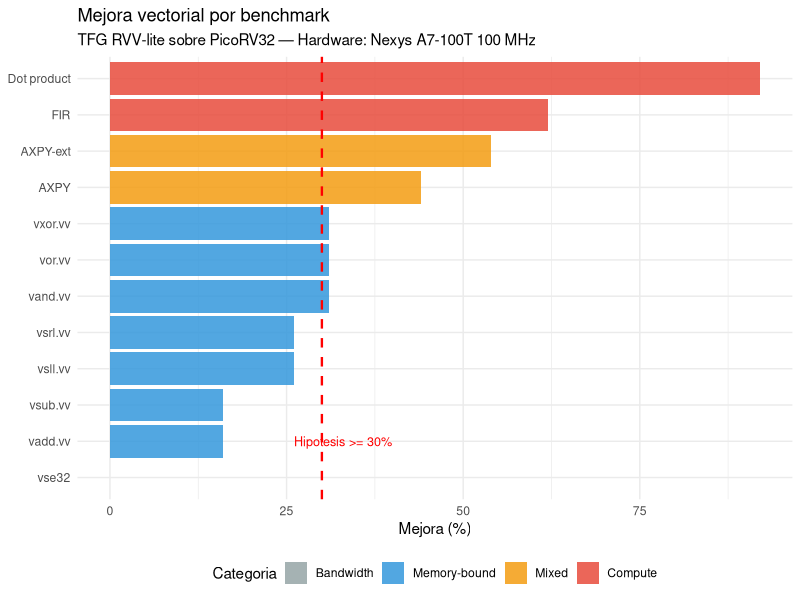
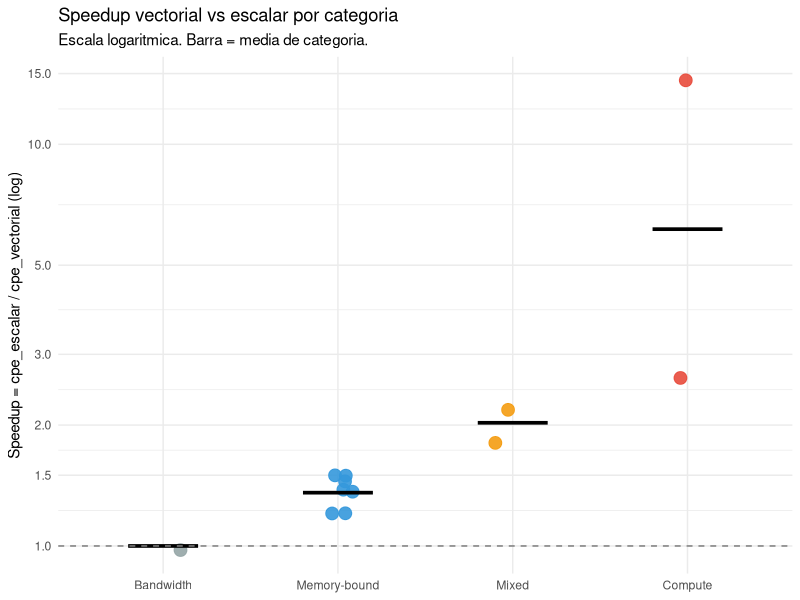
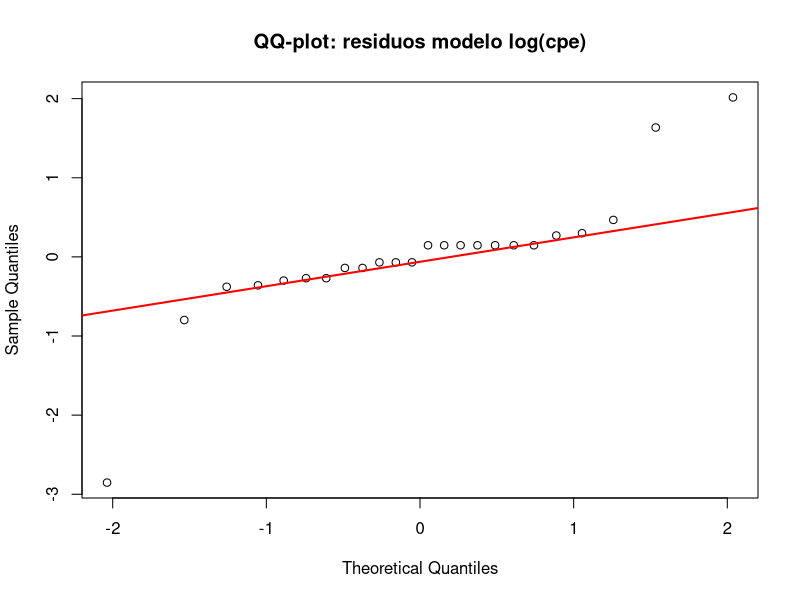
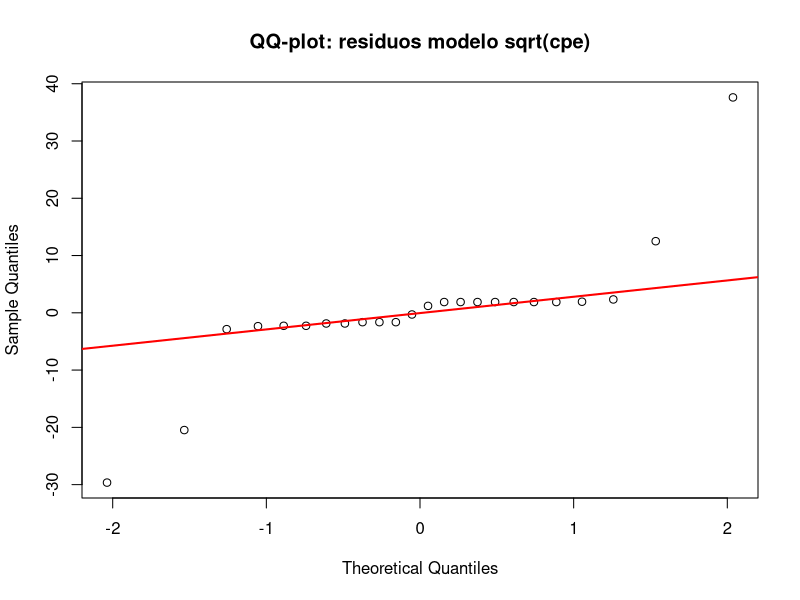
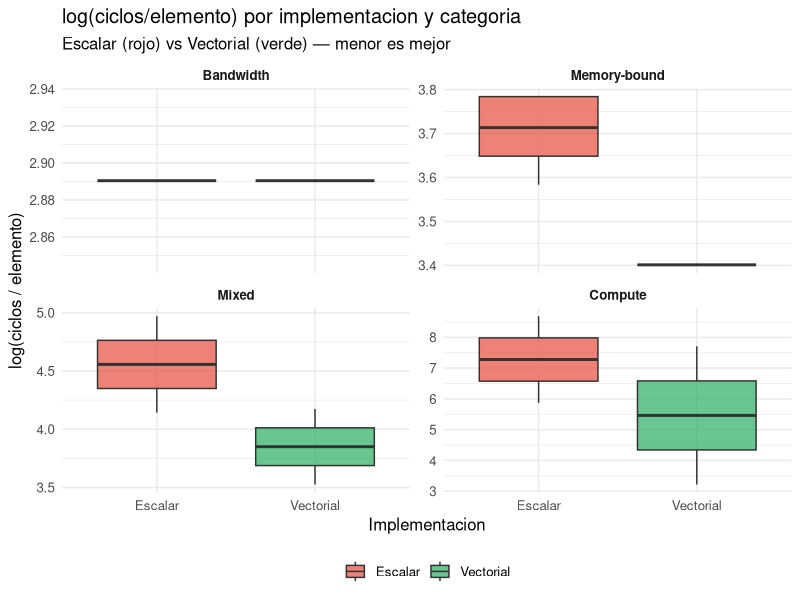

R code for these plots, in order:
.libPaths(c("~/R/library", .libPaths()))
library(ggplot2)
library(tidyr)
library(dplyr)

datos <- data.frame(
  benchmark = c("vadd.vv","vsub.vv","vand.vv","vor.vv","vxor.vv",
                "vsll.vv","vsrl.vv","AXPY","AXPY-ext",
                "Dot product","FIR","vse32"),
  categoria = c(rep("Memory-bound",7),rep("Mixed",2),
                rep("Compute",2),"Bandwidth"),
  N   = c(128,128,128,128,128,128,128,128,64,32,32,256),
  cpe_esc = c(36,36,44,44,44,41,41,63,144,355,5917,18),
  cpe_vec = c(30,30,30,30,30,30,30,34, 65, 25,2223,18),
  mejora  = c(16,16,31,31,31,26,26,44, 54, 92, 62, 0)
)
datos$speedup     <- datos$cpe_esc / datos$cpe_vec
datos$log_speedup <- log(datos$speedup)
datos$categoria   <- factor(datos$categoria,
                    levels=c("Bandwidth","Memory-bound","Mixed","Compute"))

# Dataset largo para regresion
dl <- reshape(datos[,c("benchmark","categoria","cpe_esc","cpe_vec")],
  varying=list(c("cpe_esc","cpe_vec")), v.names="cpe",
  timevar="impl", times=c("Escalar","Vectorial"), direction="long")
dl$impl <- factor(dl$impl, levels=c("Escalar","Vectorial"))

cat("=== 1. ESTADISTICAS DESCRIPTIVAS ===\n")
for (cn in levels(datos$categoria)) {
  s <- datos[datos$categoria==cn,]
  cat(sprintf("%-15s n=%d  speedup media=%.2f  sd=%.3f  [%.2f, %.2f]\n",
      cn, nrow(s), mean(s$speedup), ifelse(nrow(s)>1,sd(s$speedup),NA),
      min(s$speedup), max(s$speedup)))
}

cat("\n=== 2. WELCH'S T-TEST PAREADO POR CATEGORIA ===\n")
cat(sprintf("%-20s %4s %9s %11s %4s\n","Categoria","n","t","p-valor","Sig"))
cat(strrep("-",52),"\n")
for (cn in levels(datos$categoria)) {
  s <- datos[datos$categoria==cn,]
  if (nrow(s)>=2) {
    tr <- t.test(s$cpe_esc, s$cpe_vec, paired=TRUE, alternative="greater")
    sig <- ifelse(tr$p.value<0.001,"***",ifelse(tr$p.value<0.01,"**",
           ifelse(tr$p.value<0.05,"*","ns")))
    cat(sprintf("%-20s %4d %9.4f %11.4e %4s\n",
        cn, nrow(s), as.numeric(tr$statistic), tr$p.value, sig))
  }
}

cat("\n=== 3. T-TEST GLOBAL CON log(cpe) [elimina dominio FIR] ===\n")
tg <- t.test(log(datos$cpe_esc), log(datos$cpe_vec),
             paired=TRUE, alternative="greater")
cat(sprintf("t = %.4f,  p = %.4e\n",
    as.numeric(tg$statistic), tg$p.value))
cat(sprintf("Conclusion: %s\n",
    ifelse(tg$p.value<0.05,
           "RECHAZO H0 — vectorial significativamente mas rapido ***",
           "No se rechaza H0")))

cat("\n=== 4. ANOVA: log(speedup) ~ categoria ===\n")
mod_aov <- aov(log_speedup ~ categoria, data=datos)
print(summary(mod_aov))
cat("\n--- Tukey HSD ---\n")
print(TukeyHSD(mod_aov))

cat("\n=== 5. REGRESION: log(cpe) ~ impl + categoria ===\n")
mod_log <- lm(log(cpe) ~ impl + categoria, data=dl)
print(summary(mod_log))

cat("\n=== 6. REGRESION: sqrt(cpe) ~ impl + categoria ===\n")
cat("(Transformacion sqrt como en paper del asesor)\n")
mod_sqrt <- lm(sqrt(cpe) ~ impl + categoria, data=dl)
print(summary(mod_sqrt))

cat("\n=== 7. VERIFICACION DE SUPUESTOS ===\n")
sw_log  <- shapiro.test(residuals(mod_log))
sw_sqrt <- shapiro.test(residuals(mod_sqrt))
cat(sprintf("Shapiro-Wilk log(cpe):  W=%.4f p=%.4f — %s\n",
    sw_log$statistic, sw_log$p.value,
    ifelse(sw_log$p.value>0.05,"Normal OK","No normal")))
cat(sprintf("Shapiro-Wilk sqrt(cpe): W=%.4f p=%.4f — %s\n",
    sw_sqrt$statistic, sw_sqrt$p.value,
    ifelse(sw_sqrt$p.value>0.05,"Normal OK","No normal")))

# Bartlett excluyendo Bandwidth (n=1)
datos_bt <- datos[datos$categoria!="Bandwidth",]
bt <- bartlett.test(log_speedup ~ categoria, data=datos_bt)
cat(sprintf("Bartlett (sin Bandwidth): K2=%.4f p=%.4f — %s\n",
    bt$statistic, bt$p.value,
    ifelse(bt$p.value>0.05,"Varianzas homogeneas OK","Heterogeneas")))

cat("\n=== 8. GRAFICOS ===\n")
g1 <- ggplot(datos,
       aes(x=reorder(benchmark,mejora), y=mejora, fill=categoria)) +
  geom_col(alpha=0.85) +
  geom_hline(yintercept=30, linetype="dashed", color="red", linewidth=0.8) +
  annotate("text",x=2,y=33,label="Hipotesis >= 30%",color="red",size=3.2) +
  coord_flip() +
  scale_fill_manual(values=c("Bandwidth"="#95A5A6","Memory-bound"="#3498DB",
                              "Mixed"="#F39C12","Compute"="#E74C3C")) +
  labs(title="Mejora vectorial por benchmark",
       subtitle="TFG RVV-lite sobre PicoRV32 — Hardware: Nexys A7-100T 100 MHz",
       x=NULL, y="Mejora (%)", fill="Categoria") +
  theme_minimal(base_size=11) + theme(legend.position="bottom")
ggsave("fig1_mejora.png", g1, width=9, height=7, dpi=150)

g2 <- ggplot(datos,
       aes(x=categoria, y=speedup, color=categoria)) +
  geom_jitter(width=0.12, size=4, alpha=0.9) +
  stat_summary(fun=mean, geom="crossbar", width=0.4, color="black", linewidth=0.5) +
  geom_hline(yintercept=1, linetype="dashed", color="gray50") +
  scale_y_log10(breaks=c(1,1.5,2,3,5,10,15)) +
  scale_color_manual(values=c("Bandwidth"="#95A5A6","Memory-bound"="#3498DB",
                               "Mixed"="#F39C12","Compute"="#E74C3C")) +
  labs(title="Speedup vectorial vs escalar por categoria",
       subtitle="Escala logaritmica. Barra = media de categoria.",
       x=NULL, y="Speedup = cpe_escalar / cpe_vectorial (log)") +
  theme_minimal(base_size=11) + theme(legend.position="none")
ggsave("fig2_speedup_categoria.png", g2, width=7, height=6, dpi=150)

png("fig3_qqplot_log.png",  width=600, height=500, res=100)
qqnorm(residuals(mod_log),  main="QQ-plot: residuos modelo log(cpe)")
qqline(residuals(mod_log),  col="red", lwd=2); dev.off()

png("fig4_qqplot_sqrt.png", width=600, height=500, res=100)
qqnorm(residuals(mod_sqrt), main="QQ-plot: residuos modelo sqrt(cpe)")
qqline(residuals(mod_sqrt), col="red", lwd=2); dev.off()

# En fase_a_completo.R, mejorar etiquetas de fig5:
g5 <- ggplot(dl, aes(x=impl, y=log(cpe), fill=impl)) +
  geom_boxplot(alpha=0.7) +
  facet_wrap(~categoria, scales="free_y") +
  scale_fill_manual(values=c("Escalar"="#E74C3C","Vectorial"="#27AE60")) +
  labs(title="log(ciclos/elemento) por implementacion y categoria",
       subtitle="Escalar (rojo) vs Vectorial (verde) — menor es mejor",  # agregar
       x="Implementacion", y="log(ciclos / elemento)", fill=NULL) +       # mejorar eje x
  theme_minimal(base_size=12) +
  theme(legend.position="bottom",
        strip.text=element_text(face="bold"))  # categoria en negrita

ggsave("fig5_boxplot_impl_categoria.png", g5, width=10, height=7, dpi=150)

cat("Graficos guardados: fig1 fig2 fig3 fig4 fig5\n")
cat("\n=== ANALISIS FASE A COMPLETO ===\n")

cat("\n=== 9. WILCOXON SIGNED-RANK (no parametrico) ===\n")
cat("Alternativa valida cuando Shapiro-Wilk falla\n")
cat("No requiere supuesto de normalidad\n\n")

# Global
wt <- wilcox.test(datos$cpe_esc, datos$cpe_vec,
                  paired=TRUE, alternative="greater")
cat(sprintf("Wilcoxon global: V=%.0f, p=%.4e — %s\n",
    wt$statistic, wt$p.value,
    ifelse(wt$p.value<0.05,
           "RECHAZO H0 — vectorial significativamente mas rapido ***",
           "No se rechaza H0")))

# Por categoria
cat("\nPor categoria:\n")
cat(sprintf("%-20s %8s %11s %4s\n","Categoria","V","p-valor","Sig"))
cat(strrep("-",47),"\n")
for (cn in levels(datos$categoria)) {
  s <- datos[datos$categoria==cn,]
  if (nrow(s)>=2) {
    wc <- wilcox.test(s$cpe_esc, s$cpe_vec,
                      paired=TRUE, alternative="greater",
                      exact=FALSE)
    sig <- ifelse(wc$p.value<0.001,"***",
           ifelse(wc$p.value<0.01,"**",
           ifelse(wc$p.value<0.05,"*","ns")))
    cat(sprintf("%-20s %8.0f %11.4e %4s\n",
        cn, wc$statistic, wc$p.value, sig))
  }
}
cat("\n=== Fase A con Wilcoxon completa ===\n")
